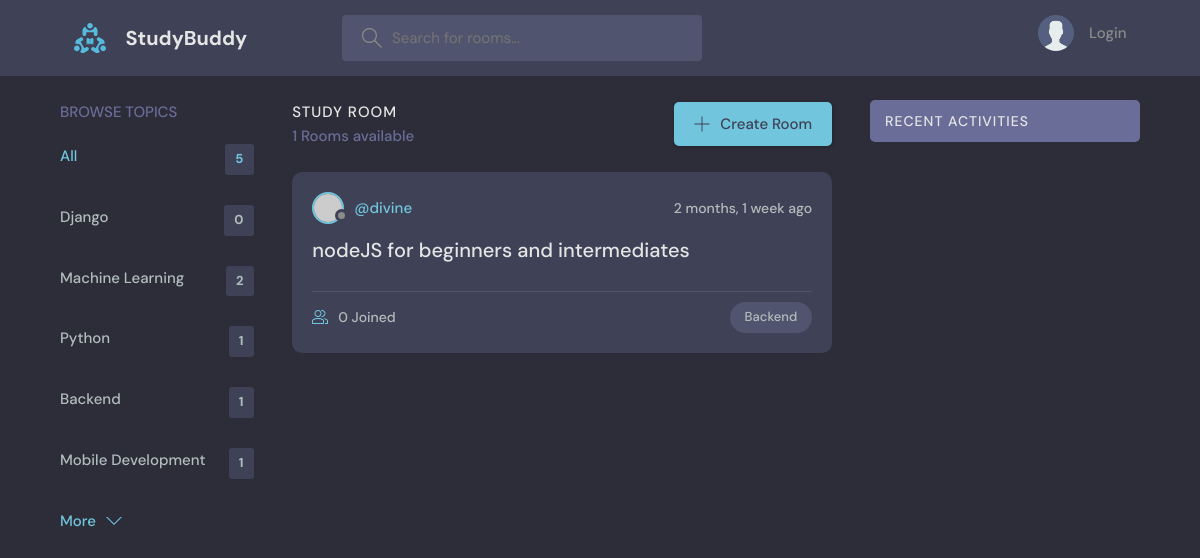
Before: /?q=Backend with the older database file.
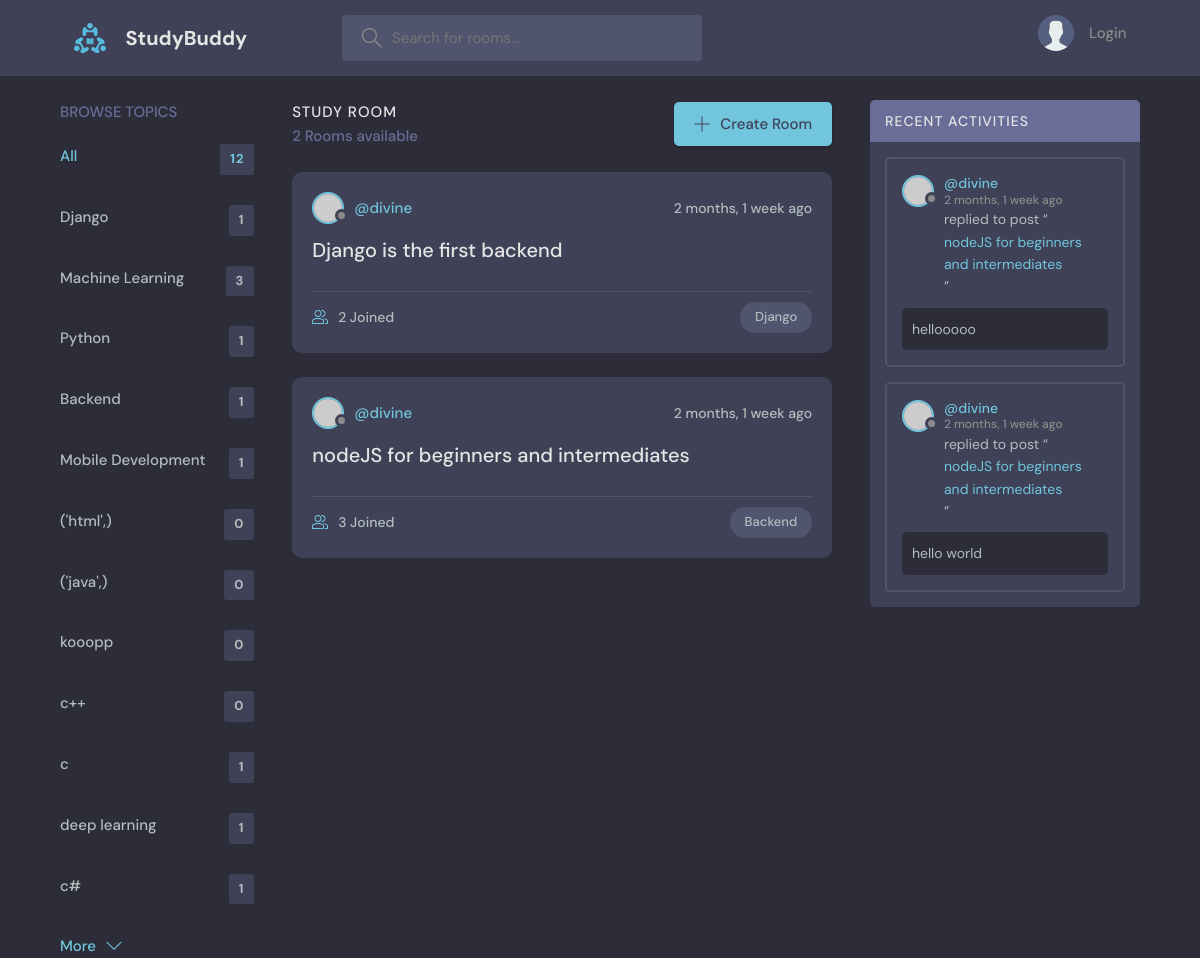
After: the same page with the newer database file.
### base/models.py (models this page shows, shortened)
class Topic(models.Model):
    name = models.CharField(max_length=200)

class Room(models.Model):
    host = models.ForeignKey(User, on_delete=models.SET_NULL, null=True)
    topic =models.ForeignKey(Topic, on_delete=models.SET_NULL, null=True)
    name = models.CharField(max_length=150)
    members = models.ManyToManyField(User, related_name='members', blank=True)
    description = models.TextField(null=True, blank=True)
    update = models.DateTimeField(auto_now=True)
    created = models.DateTimeField(auto_now_add=True)
    class Meta:
        ordering = ['-update','-created']
    def __str__(self):
        return self.name

class Message(models.Model):
    user = models.ForeignKey(User, on_delete=models.CASCADE)
    room = models.ForeignKey(Room, on_delete=models.CASCADE)
    body = models.TextField()
    update = models.DateTimeField(auto_now=True)
    created = models.DateTimeField(auto_now_add=True)
    class Meta:
        ordering = ['-update','-created']
    def __str__(self):
        return self.body[0:50]

### base/views.py (the view)
# urls.py: path('', views.home, name='home'),
def home(request):
    q = request.GET.get('q') if request.GET.get('q') != None else ''
    rooms = Room.objects.filter(
        Q(topic__name__icontains=q) |
        Q(name__icontains=q) |
        Q(description__icontains=q)
        )
    conversations =  Message.objects.filter(Q(room__topic__name__icontains=q))
    room_count = rooms.count()
    topics = Topic.objects.all()
    context =  {'rooms': rooms, 'topics': topics, 'room_count':room_count, 'conversations': conversations}
    return render(request, 'base/home.html', context)

### base/templates/base/home.html (shortened to what this page needs)
    {% extends 'main.html' %}
    {% block content %}
    <main class="layout layout--3">
      <div class="container">
        {% include 'base/topics_component.html' %}
        <div class="roomList">
          <div class="roomList__header">
            <div>
              <h2>Study Room</h2>
              <p>{{room_count}} Rooms available</p>
            </div>
            <a class="btn btn--main" href="{% url 'create-room' %}">
              <svg version="1.1" xmlns="http://www.w3.org/2000/svg" width="32" height="32" viewBox="0 0 32 32">
                <title>add</title>
                <path
                  d="M16.943 0.943h-1.885v14.115h-14.115v1.885h14.115v14.115h1.885v-14.115h14.115v-1.885h-14.115v-14.115z"
                ></path>
              </svg>
              Create Room
            </a>
          </div>
            {% include 'base/feed_component.html' %}
        </div>
        <div class="activities">
          <div class="activities__header">
            <h2>Recent Activities</h2>
          </div>
          {% include 'base/activity_components.html' %}
        </div>
      </div>
    </main>
{% endblock content %}

### base/templates/base/topics_component.html
<div class="topics">
          <div class="topics__header">
            <h2>Browse Topics</h2>
          </div>
          <ul class="topics__list">
            <li>
              <a href="{% url 'home' %}" class="active">All <span>{{topics.count}}</span></a>
            </li>
            {% for topic in topics %}
            <li>
              <a href="{% url 'home' %}?q={{topic.name}}">{{topic.name}} <span>{{topic.room_set.all.count}}</span></a>
            </li>
            {% endfor %}
          </ul>
          <a class="btn btn--link" href="topics.html">
            More
            <svg version="1.1" xmlns="http://www.w3.org/2000/svg" width="32" height="32" viewBox="0 0 32 32">
              <title>chevron-down</title>
              <path d="M16 21l-13-13h-3l16 16 16-16h-3l-13 13z"></path>
            </svg>
          </a>
        </div>

### base/templates/base/feed_component.html (shortened to what this page needs)
            {% for room in rooms %}
          <div class="roomListRoom">
            <div class="roomListRoom__header">
              <a href="{% url 'user-profile' room.host.id %}" class="roomListRoom__author">
                <div class="avatar avatar--small">
                  <img src="https://randomuser.me/api/portraits/women/11.jpg" />
                </div>
                <span>@{{room.host.username}}</span>
              </a>
              <div class="roomListRoom__actions">
                <span>{{room.created|timesince}} ago</span>
              </div>
            </div>
            <div class="roomListRoom__content">
              <a href="{% url 'room' room.id %}">{{room.name}}</a>
            </div>
            <div class="roomListRoom__meta">
              <a href="{% url 'room' room.id %}" class="roomListRoom__joined">
                {{room.members.count}} Joined
              </a>
              <p class="roomListRoom__topic">{{room.topic.name}}</p>
            </div>
          </div>
    {% endfor %}

### base/templates/base/activity_components.html (shortened to what this page needs)
{% for conversation in conversations %}
    <div class="activities__box">
            <div class="activities__boxHeader roomListRoom__header">
              <a href="{% url 'user-profile' conversation.user.id %}" class="roomListRoom__author">
                <div class="avatar avatar--small">
                  <img src="https://randomuser.me/api/portraits/women/11.jpg" />
                </div>
                <p>
                  @{{conversation.user}}
                  <span>{{conversation.created|timesince}} ago</span>
                </p>
              </a>
            </div>
            <div class="activities__boxContent">
              <p>replied to post “<a href="{% url 'room' conversation.room.id %}">{{conversation.room}}</a>”</p>
              <div class="activities__boxRoomContent">
               {{conversation}}
              </div>
            </div>
          </div>
{% endfor %}

Changed rows visible on the page:
computed for Topic "Django": room_set.all.count "0" → "1"
computed for Topic "Machine Learning": room_set.all.count "2" → "3"
added Topic: name "('html',)", room_set.all.count "0"
added Topic: name "('java',)", room_set.all.count "0"
added Topic: name "kooopp", room_set.all.count "0"
added Topic: name "c++", room_set.all.count "0"
added Topic: name "c", room_set.all.count "1"
added Topic: name "deep learning", room_set.all.count "1"
added Topic: name "c#", room_set.all.count "1"
added Room: host.username "divine", created "2 months, 1 week", name "Django is the first backend", members.count "2", topic.name "Django"
changed Room "nodeJS for beginners and intermediates": members.count "0" → "3"
added Message: user "divine", created "2 months, 1 week", room "nodeJS for beginners and intermediates", body "hellooooo"
added Message: user "divine", created "2 months, 1 week", room "nodeJS for beginners and intermediates", body "hello world"
Other visible differences:
{{ topics.count }}: "5" → "12"
{{ room_count }}: "1" → "2"
